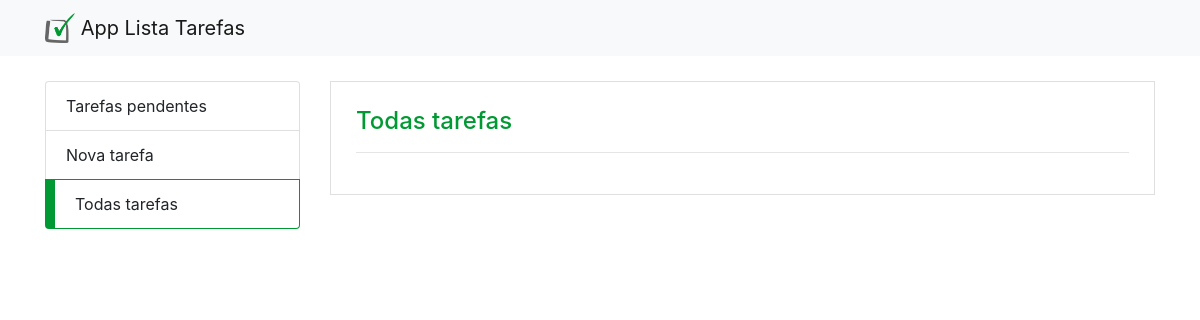
Before: /app_lista_tarefas_public/todas_tarefas.php with the older database file.
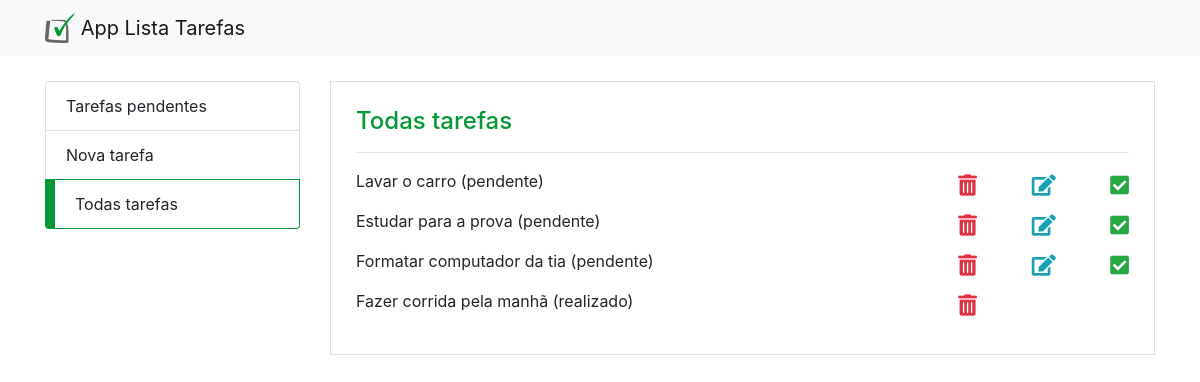
After: the same page with the newer database file.
### tables this page shows
CREATE TABLE `tb_tarefas` (
  `id` int(11) NOT NULL,
  `id_status` int(11) NOT NULL DEFAULT 1,
  `tarefa` text NOT NULL,
  `data_cadastrado` datetime NOT NULL DEFAULT current_timestamp()
);

CREATE TABLE `tb_status` (
  `id` int(11) NOT NULL,
  `status` varchar(25) NOT NULL
);

### app_lista_tarefa/task_controll.php (called while the page is built, shortened)
<?php
require "conn.php";
require "tarefa.service.php";
$action = isset($_GET['action']) ? $_GET['action'] : $action;
if ($action == 'inserir') {
    $task = new Task();
    $task->__set('task', $_POST['task']);
    $conn = new Connection();
    $taskService = new TaskService($conn, $task);
    $taskService->insert();
    header('Location: nova_tarefa.php?inclusao=1');
} elseif ($action == 'recuperar') {
    $task = new Task();
    $conn = new Connection();
    $taskService = new TaskService($conn, $task);
    $tasks = $taskService->read();
} elseif ($action == 'recuperarTaskPendentes') {
    $task = new Task();
    $task->__set('id_status', 1);
    $conn = new Connection();
    $taskService = new TaskService($conn, $task);
    $tasks = $taskService->readPendentesTask();
}

### app_lista_tarefa/conn.php (called while the page is built)
<?php
class Connection {
    private $host   = 'localhost';
    private $dbname = 'applistatarefa';
    private $user   = 'root';
    private $pass   = '';
    public function conn() {
        try {
            $conn = new PDO(
                "mysql:host=$this->host;dbname=$this->dbname",
                "$this->user",
                "$this->pass"
            );
            return $conn;
        } catch (PDOException $e) {
            echo '<p>'.$e->getMessage().'</p>';
        }
    }
}

### app_lista_tarefa/tarefa.service.php (called while the page is built, shortened)
<?php
class TaskService {
    private $conn;
    public function __construct(Connection $conn, Task $task)
    {
        $this->conn = $conn->conn();
    }
    public function read() {
        $q = "select t.id, s.status, t.tarefa from tb_tarefas as t left join tb_status as s on (t.id_status = s.id)";
        $stmt = $this->conn->prepare($q);
        $stmt->execute();
        return $stmt->fetchAll(PDO::FETCH_OBJ);
    }
}

### app_lista_tarefas_public/task_controll.php (called while the page is built)
<?php
require_once '../app_lista_tarefa/task_controll.php';

### app_lista_tarefas_public/todas_tarefas.php (the view, shortened to what this page needs)
<?php
require 'task_controll.php';
?>
<html>
<head>
	<link rel="stylesheet" href="css/estilo.css">
	<link rel="stylesheet" href="https://stackpath.bootstrapcdn.com/bootstrap/4.1.3/css/bootstrap.min.css">
	<link rel="stylesheet" href="https://use.fontawesome.com/releases/v5.3.1/css/all.css">
</head>
<body>
	<nav class="navbar navbar-light bg-light">
		<div class="container">
			<a class="navbar-brand" href="#">
				<img src="img/logo.png" width="30" height="30" class="d-inline-block align-top" alt="">
				App Lista Tarefas
			</a>
		</div>
	</nav>
	<div class="container app">
		<div class="row">
			<div class="col-sm-3 menu">
				<ul class="list-group">
					<li class="list-group-item"><a href="index.php">Tarefas pendentes</a></li>
					<li class="list-group-item"><a href="nova_tarefa.php">Nova tarefa</a></li>
					<li class="list-group-item active"><a href="#">Todas tarefas</a></li>
				</ul>
			</div>
			<div class="col-sm-9">
				<div class="container pagina">
					<div class="row">
						<div class="col">
							<h4>Todas tarefas</h4>
							<hr />
							<?php foreach ($tasks as $key => $task) { ?>
								<div class="row mb-3 d-flex align-items-center tarefa">
									<div class="col-sm-9" id="task_<?= $task->id ?>"><?= $task->tarefa ?> (<?= $task->status ?>)</div>
									<div class="col-sm-3 mt-2 d-flex justify-content-between">
										<i class="fas fa-trash-alt fa-lg text-danger" onclick="remove(<?= $task->id ?>)"></i>
										<?php  if($task->status == 'pendente') { ?>
											<i class="fas fa-edit fa-lg text-info" onclick="editar(<?= $task->id ?>, '<?= $task->tarefa ?>')"></i>
											<i class="fas fa-check-square fa-lg text-success" onclick="checkTask(<?= $task->id ?>)"></i>
										<?php } ?>
									</div>
								</div>
							<?php } ?>
						</div>
					</div>
				</div>
			</div>
		</div>
	</div>
</body>
</html>

### app_lista_tarefas_public/css/estilo.css (style rules this page uses)
.menu { margin-bottom: 25px; }
.app { margin-top: 25px; }
.pagina { border:solid 1px #DFDFDF; padding:25px !important; }
li.list-group-item.active { background-color: #fff; border-color: #009933; border-left:solid 10px #009933; }
li a { color: #212529; }
h4 { color: #009933 !important; }

Changed rows visible on the page:
added tb_tarefas: tarefa "Lavar o carro", id_status.status "pendente"
added tb_tarefas: tarefa "Estudar para a prova", id_status.status "pendente"
added tb_tarefas: tarefa "Formatar computador da tia", id_status.status "pendente"
added tb_tarefas: tarefa "Fazer corrida pela manhã", id_status.status "realizado"
